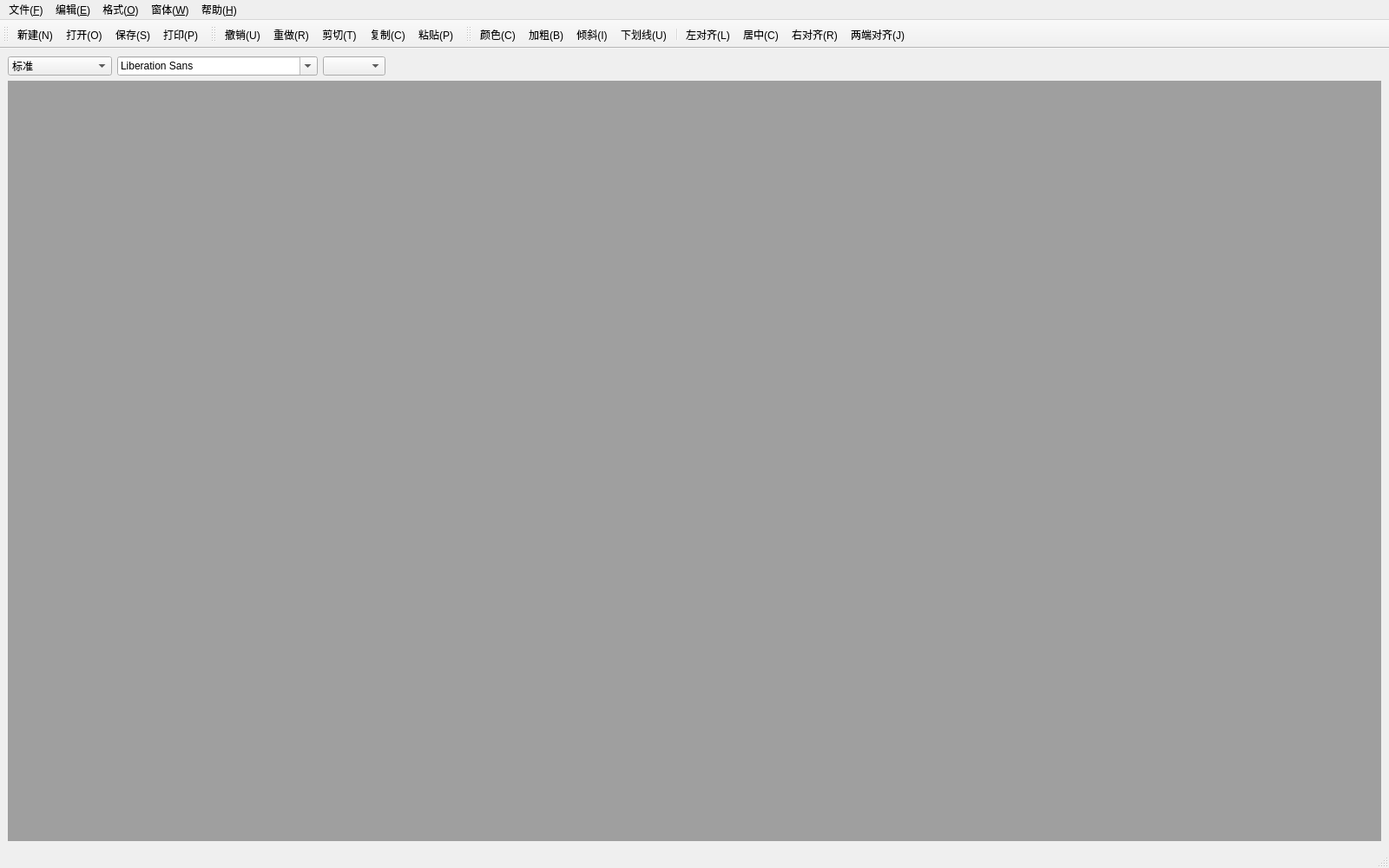
<?xml version="1.0" encoding="UTF-8"?>
<ui version="4.0">
 <class>MainWindow</class>
 <widget class="QMainWindow" name="MainWindow">
  <property name="geometry">
   <rect>
    <x>0</x>
    <y>0</y>
    <width>1600</width>
    <height>1000</height>
   </rect>
  </property>
  <property name="sizePolicy">
   <sizepolicy hsizetype="Fixed" vsizetype="Fixed">
    <horstretch>0</horstretch>
    <verstretch>0</verstretch>
   </sizepolicy>
  </property>
  <property name="windowTitle">
   <string>我的WPS</string>
  </property>
  <widget class="QWidget" name="centralwidget">
   <layout class="QVBoxLayout" name="verticalLayout">
    <item>
     <layout class="QHBoxLayout" name="horizontalLayout">
      <item>
       <widget class="QComboBox" name="comboBox">
        <item>
         <property name="text">
          <string>标准</string>
         </property>
        </item>
        <item>
         <property name="text">
          <string>项目符号(•)</string>
         </property>
        </item>
        <item>
         <property name="text">
          <string>项目符号(◦ )</string>
         </property>
        </item>
        <item>
         <property name="text">
          <string>项目符号(▪)</string>
         </property>
        </item>
        <item>
         <property name="text">
          <string>项目符号(1.2.3.)</string>
         </property>
        </item>
        <item>
         <property name="text">
          <string>项目符号(a.b.c.)</string>
         </property>
        </item>
        <item>
         <property name="text">
          <string>项目符号(A.B.C.)</string>
         </property>
        </item>
        <item>
         <property name="text">
          <string>项目符号(i.ii.ii.)</string>
         </property>
        </item>
        <item>
         <property name="text">
          <string>项目符号(I.II.III.)</string>
         </property>
        </item>
       </widget>
      </item>
      <item>
       <widget class="QFontComboBox" name="fontComboBox"/>
      </item>
      <item>
       <widget class="QComboBox" name="comboBox_2"/>
      </item>
      <item>
       <spacer name="horizontalSpacer">
        <property name="orientation">
         <enum>Qt::Orientation::Horizontal</enum>
        </property>
        <property name="sizeHint" stdset="0">
         <size>
          <width>40</width>
          <height>20</height>
         </size>
        </property>
       </spacer>
      </item>
     </layout>
    </item>
    <item>
     <widget class="QMdiArea" name="mdiArea">
      <property name="maximumSize">
       <size>
        <width>2400</width>
        <height>1600</height>
       </size>
      </property>
     </widget>
    </item>
   </layout>
  </widget>
  <widget class="QMenuBar" name="menubar">
   <property name="geometry">
    <rect>
     <x>0</x>
     <y>0</y>
     <width>1600</width>
     <height>17</height>
    </rect>
   </property>
   <widget class="QMenu" name="menu_F">
    <property name="title">
     <string>文件(&amp;F)</string>
    </property>
    <addaction name="action_N"/>
    <addaction name="action_O"/>
    <addaction name="action_S"/>
    <addaction name="action_A"/>
    <addaction name="action_P"/>
    <addaction name="action"/>
    <addaction name="action_Quit"/>
   </widget>
   <widget class="QMenu" name="menu_E">
    <property name="title">
     <string>编辑(&amp;E)</string>
    </property>
    <addaction name="action_U"/>
    <addaction name="action_R"/>
    <addaction name="action_T"/>
    <addaction name="action_C"/>
    <addaction name="action_P_2"/>
   </widget>
   <widget class="QMenu" name="menu_O">
    <property name="title">
     <string>格式(&amp;O)</string>
    </property>
    <widget class="QMenu" name="menu_D">
     <property name="title">
      <string>字体(D)</string>
     </property>
     <addaction name="action_B"/>
     <addaction name="action_I"/>
     <addaction name="action_U_2"/>
    </widget>
    <widget class="QMenu" name="menu_2">
     <property name="title">
      <string>段落</string>
     </property>
     <addaction name="action_L"/>
     <addaction name="action_C_3"/>
     <addaction name="action_R_2"/>
     <addaction name="action_J"/>
    </widget>
    <addaction name="menu_D"/>
    <addaction name="menu_2"/>
    <addaction name="action_C_2"/>
   </widget>
   <widget class="QMenu" name="menu">
    <property name="title">
     <string>窗体(&amp;W)</string>
    </property>
    <addaction name="action_O_2"/>
    <addaction name="action_A_2"/>
    <addaction name="action_T_2"/>
    <addaction name="action_C_4"/>
    <addaction name="action_X"/>
    <addaction name="action_V"/>
   </widget>
   <widget class="QMenu" name="menu_H">
    <property name="title">
     <string>帮助(&amp;H)</string>
    </property>
    <addaction name="action_A_3"/>
   </widget>
   <addaction name="menu_F"/>
   <addaction name="menu_E"/>
   <addaction name="menu_O"/>
   <addaction name="menu"/>
   <addaction name="menu_H"/>
  </widget>
  <widget class="QStatusBar" name="statusbar"/>
  <widget class="QToolBar" name="toolBar">
   <property name="windowTitle">
    <string>toolBar</string>
   </property>
   <attribute name="toolBarArea">
    <enum>TopToolBarArea</enum>
   </attribute>
   <attribute name="toolBarBreak">
    <bool>false</bool>
   </attribute>
   <addaction name="action_N"/>
   <addaction name="action_O"/>
   <addaction name="action_S"/>
   <addaction name="action_P"/>
  </widget>
  <widget class="QToolBar" name="toolBar_2">
   <property name="windowTitle">
    <string>toolBar_2</string>
   </property>
   <attribute name="toolBarArea">
    <enum>TopToolBarArea</enum>
   </attribute>
   <attribute name="toolBarBreak">
    <bool>false</bool>
   </attribute>
   <addaction name="action_U"/>
   <addaction name="action_R"/>
   <addaction name="action_T"/>
   <addaction name="action_C"/>
   <addaction name="action_P_2"/>
  </widget>
  <widget class="QToolBar" name="toolBar_3">
   <property name="windowTitle">
    <string>toolBar_3</string>
   </property>
   <attribute name="toolBarArea">
    <enum>TopToolBarArea</enum>
   </attribute>
   <attribute name="toolBarBreak">
    <bool>false</bool>
   </attribute>
   <addaction name="action_C_2"/>
   <addaction name="action_B"/>
   <addaction name="action_I"/>
   <addaction name="action_U_2"/>
   <addaction name="separator"/>
   <addaction name="action_L"/>
   <addaction name="action_C_3"/>
   <addaction name="action_R_2"/>
   <addaction name="action_J"/>
  </widget>
  <action name="action_N">
   <property name="text">
    <string>新建(N)</string>
   </property>
   <property name="statusTip">
    <string>创建新文档</string>
   </property>
   <property name="shortcut">
    <string>Ctrl+N</string>
   </property>
  </action>
  <action name="action_O">
   <property name="text">
    <string>打开(O)</string>
   </property>
   <property name="statusTip">
    <string>打开文档</string>
   </property>
   <property name="shortcut">
    <string>Ctrl+O</string>
   </property>
  </action>
  <action name="action_S">
   <property name="text">
    <string>保存(S)</string>
   </property>
   <property name="statusTip">
    <string>保存当前文档</string>
   </property>
   <property name="shortcut">
    <string>Ctrl+S</string>
   </property>
  </action>
  <action name="action_A">
   <property name="text">
    <string>另存为(A)</string>
   </property>
   <property name="statusTip">
    <string>将当前文档另存为</string>
   </property>
  </action>
  <action name="action_P">
   <property name="text">
    <string>打印(P)</string>
   </property>
   <property name="statusTip">
    <string>打印输出文档</string>
   </property>
   <property name="shortcut">
    <string>Ctrl+P</string>
   </property>
  </action>
  <action name="action">
   <property name="text">
    <string>打印预览</string>
   </property>
   <property name="statusTip">
    <string>预览打印</string>
   </property>
  </action>
  <action name="action_Quit">
   <property name="text">
    <string>退出</string>
   </property>
   <property name="statusTip">
    <string>退出应用程序</string>
   </property>
  </action>
  <action name="action_U">
   <property name="text">
    <string>撤销(U)</string>
   </property>
   <property name="statusTip">
    <string>回到上一步</string>
   </property>
   <property name="shortcut">
    <string>Ctrl+Z</string>
   </property>
  </action>
  <action name="action_R">
   <property name="text">
    <string>重做(R)</string>
   </property>
   <property name="statusTip">
    <string>恢复之前的操作</string>
   </property>
   <property name="shortcut">
    <string>Ctrl+Y</string>
   </property>
  </action>
  <action name="action_T">
   <property name="text">
    <string>剪切(T)</string>
   </property>
   <property name="statusTip">
    <string>从文档中裁剪所选内容，并放入剪切板</string>
   </property>
   <property name="shortcut">
    <string>Ctrl+X</string>
   </property>
  </action>
  <action name="action_C">
   <property name="text">
    <string>复制(C)</string>
   </property>
   <property name="statusTip">
    <string>复制所选内容</string>
   </property>
   <property name="shortcut">
    <string>Ctrl+C</string>
   </property>
  </action>
  <action name="action_P_2">
   <property name="text">
    <string>粘贴(P)</string>
   </property>
   <property name="statusTip">
    <string>粘贴复制内容</string>
   </property>
   <property name="shortcut">
    <string>Ctrl+V</string>
   </property>
  </action>
  <action name="action_B">
   <property name="checkable">
    <bool>true</bool>
   </property>
   <property name="text">
    <string>加粗(B)</string>
   </property>
   <property name="statusTip">
    <string>将所选文字加粗</string>
   </property>
   <property name="shortcut">
    <string>Ctrl+B</string>
   </property>
  </action>
  <action name="action_I">
   <property name="checkable">
    <bool>true</bool>
   </property>
   <property name="text">
    <string>倾斜(I)</string>
   </property>
   <property name="statusTip">
    <string>将所选文字进行倾斜</string>
   </property>
   <property name="shortcut">
    <string>Ctrl+I</string>
   </property>
  </action>
  <action name="action_U_2">
   <property name="checkable">
    <bool>true</bool>
   </property>
   <property name="text">
    <string>下划线(U)</string>
   </property>
   <property name="statusTip">
    <string>对所选文字添加下划线</string>
   </property>
   <property name="shortcut">
    <string>Ctrl+U</string>
   </property>
  </action>
  <action name="action_L">
   <property name="text">
    <string>左对齐(L)</string>
   </property>
   <property name="statusTip">
    <string>将文字进行向左对齐</string>
   </property>
   <property name="shortcut">
    <string>Ctrl+L</string>
   </property>
  </action>
  <action name="action_C_2">
   <property name="text">
    <string>颜色(C)</string>
   </property>
   <property name="statusTip">
    <string>设置文字颜色</string>
   </property>
  </action>
  <action name="action_C_3">
   <property name="text">
    <string>居中(C)</string>
   </property>
   <property name="statusTip">
    <string>将文字居中</string>
   </property>
   <property name="shortcut">
    <string>Ctrl+E</string>
   </property>
  </action>
  <action name="action_R_2">
   <property name="text">
    <string>右对齐(R)</string>
   </property>
   <property name="statusTip">
    <string>将文字进行右对齐</string>
   </property>
   <property name="shortcut">
    <string>Ctrl+R</string>
   </property>
  </action>
  <action name="action_J">
   <property name="text">
    <string>两端对齐(J)</string>
   </property>
   <property name="statusTip">
    <string>将文字两边对齐，并根据需要调整距离</string>
   </property>
   <property name="shortcut">
    <string>Ctrl+J</string>
   </property>
  </action>
  <action name="action_O_2">
   <property name="text">
    <string>关闭(O)</string>
   </property>
   <property name="statusTip">
    <string>关闭活动子窗口</string>
   </property>
  </action>
  <action name="action_A_2">
   <property name="text">
    <string>关闭所有(A)</string>
   </property>
   <property name="statusTip">
    <string>关闭所有子窗口</string>
   </property>
  </action>
  <action name="action_T_2">
   <property name="text">
    <string>平铺(T)</string>
   </property>
   <property name="statusTip">
    <string>平铺子窗口</string>
   </property>
  </action>
  <action name="action_C_4">
   <property name="text">
    <string>层叠(C)</string>
   </property>
   <property name="statusTip">
    <string>层叠子窗口</string>
   </property>
  </action>
  <action name="action_X">
   <property name="text">
    <string>下一个窗口(X)</string>
   </property>
   <property name="statusTip">
    <string>移动焦点到下一个子窗口</string>
   </property>
   <property name="shortcut">
    <string>Ctrl+Tab</string>
   </property>
  </action>
  <action name="action_V">
   <property name="text">
    <string>上一个(V)</string>
   </property>
   <property name="statusTip">
    <string>将焦点移动到上一个子窗口</string>
   </property>
   <property name="shortcut">
    <string>Ctrl+Backtab</string>
   </property>
  </action>
  <action name="action_A_3">
   <property name="text">
    <string>关于(A)</string>
   </property>
   <property name="statusTip">
    <string>关于我的WPS 1.0 的内容</string>
   </property>
  </action>
 </widget>
 <resources/>
 <connections/>
</ui>
